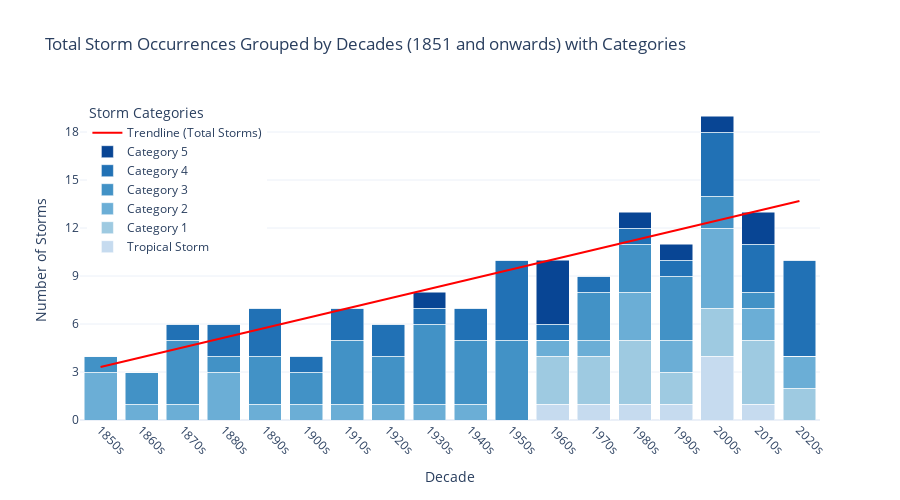

This figure's notebook cell:
### Markdown cell above
# 2. CREATING VISUALS - THESE GRAPHS WERE CREATED ORIGINALLY (SEE LAST SECTION) BY ME AND MODIFIED BELOW USING CHATGPT TO GET SPECIFIC GRAPH STYLES FROM THE PYTHON GRAPHS LIBRARY, COMBINES VARIOUS GRPAHS INTO 1 AND TO MAKE THEM INTERACTIVE.

### Code cell
# PLOTTING FREQUENCY OF STORM OCCURRENCES BY STORM CATGORIES THROUGHOUT THE DECADES - - INTERACTIVE GRAPH 

hurricane_data['Decade'] = (hurricane_data['Year'] // 10) * 10
category_counts = hurricane_data.groupby(['Decade', 'Category']).size().unstack(fill_value=0)

# Group into Decades and define categories
decades = category_counts.index
categories = ['Tropical Storm', 'Category 1', 'Category 2', 'Category 3', 'Category 4', 'Category 5']

# Reorder the columns of category_counts based on the specified order
category_counts = category_counts.reindex(columns=categories, fill_value=0)

# Calculate total occurrences per decade for the trendline
total_occurrences = category_counts.sum(axis=1)

# Fit a linear regression line (trendline)
z = np.polyfit(decades, total_occurrences, 1)  # Degree 1 for a linear trend
p = np.poly1d(z)
trendline = p(decades)

# Define colors from lightest to darkest
colors = ['#c6dbef', '#9ecae1', '#6baed6', '#4292c6', '#2171b5', '#084594']

bar_traces = []
for i, category in enumerate(categories):
    bar_traces.append(
        go.Bar(
            x=decades,
            y=category_counts[category],
            name=category,
            marker=dict(color=colors[i]),
            hovertemplate=f'Decade: %{{x}}<br>Count: %{{y}}<extra>{category}</extra>',
        )
    )

# Adding the trendline 
trendline_trace = go.Scatter(
    x=decades,
    y=trendline,
    mode='lines',
    name='Trendline (Total Storms)',
    line=dict(color='red', width=2),
    hovertemplate='Decade: %{x}<br>Trend: %{y:.2f}<extra></extra>',
)

# Defining y-axis tick values for increments of 3
max_y = max(total_occurrences)
y_ticks = list(range(0, int(max_y) + 4, 3))  

# Plot the layout
layout = go.Layout(
    title='Total Storm Occurrences Grouped by Decades (1851 and onwards) with Categories',
    xaxis=dict(
        title='Decade',
        tickvals=decades,
        ticktext=[f"{decade}s" for decade in decades],
        tickangle=45,  # Rotate tick labels for better spacing
    ),
    yaxis=dict(
        title='Number of Storms',
        tickvals=y_ticks,  # Set the tick values to increments of 3
    ),
    height=500,  # Increase height to add spacing between y-axis ticks
    barmode='stack',  # Stack the bars
    legend=dict(x=0.01, y=1, title='Storm Categories'),
    template='plotly_white'
)

# Show the interactive plot
fig = go.Figure(data=bar_traces + [trendline_trace], layout=layout)
fig.show()

### Figure 1 — Plotly figure (JSON) as saved in the notebook; plotly's stock layout.template omitted (floating-point values rounded to 4 significant figures)
{"data": [{"hovertemplate": "Decade: %{x}<br>Count: %{y}<extra>Tropical Storm</extra>", "marker": {"color": "#c6dbef"}, "name": "Tropical Storm", "type": "bar", "x": [1850, 1860, 1870, 1880, 1890, 1900, 1910, 1920, 1930, 1940, 1950, 1960, 1970, 1980, 1990, 2000, 2010, 2020], "y": [0, 0, 0, 0, 0, 0, 0, 0, 0, 0, 0, 1, 1, 1, 1, 4, 1, 0]}, {"hovertemplate": "Decade: %{x}<br>Count: %{y}<extra>Category 1</extra>", "marker": {"color": "#9ecae1"}, "name": "Category 1", "type": "bar", "x": [1850, 1860, 1870, 1880, 1890, 1900, 1910, 1920, 1930, 1940, 1950, 1960, 1970, 1980, 1990, 2000, 2010, 2020], "y": [0, 0, 0, 0, 0, 0, 0, 0, 0, 0, 0, 3, 3, 4, 2, 3, 4, 2]}, {"hovertemplate": "Decade: %{x}<br>Count: %{y}<extra>Category 2</extra>", "marker": {"color": "#6baed6"}, "name": "Category 2", "type": "bar", "x": [1850, 1860, 1870, 1880, 1890, 1900, 1910, 1920, 1930, 1940, 1950, 1960, 1970, 1980, 1990, 2000, 2010, 2020], "y": [3, 1, 1, 3, 1, 1, 1, 1, 1, 1, 0, 1, 1, 3, 2, 5, 2, 2]}, {"hovertemplate": "Decade: %{x}<br>Count: %{y}<extra>Category 3</extra>", "marker": {"color": "#4292c6"}, "name": "Category 3", "type": "bar", "x": [1850, 1860, 1870, 1880, 1890, 1900, 1910, 1920, 1930, 1940, 1950, 1960, 1970, 1980, 1990, 2000, 2010, 2020], "y": [1, 2, 4, 1, 3, 2, 4, 3, 5, 4, 5, 0, 3, 3, 4, 2, 1, 0]}, {"hovertemplate": "Decade: %{x}<br>Count: %{y}<extra>Category 4</extra>", "marker": {"color": "#2171b5"}, "name": "Category 4", "type": "bar", "x": [1850, 1860, 1870, 1880, 1890, 1900, 1910, 1920, 1930, 1940, 1950, 1960, 1970, 1980, 1990, 2000, 2010, 2020], "y": [0, 0, 1, 2, 3, 1, 2, 2, 1, 2, 5, 1, 1, 1, 1, 4, 3, 6]}, {"hovertemplate": "Decade: %{x}<br>Count: %{y}<extra>Category 5</extra>", "marker": {"color": "#084594"}, "name": "Category 5", "type": "bar", "x": [1850, 1860, 1870, 1880, 1890, 1900, 1910, 1920, 1930, 1940, 1950, 1960, 1970, 1980, 1990, 2000, 2010, 2020], "y": [0, 0, 0, 0, 0, 0, 0, 0, 1, 0, 0, 4, 0, 1, 1, 1, 2, 0]}, {"hovertemplate": "Decade: %{x}<br>Trend: %{y:.2f}<extra></extra>", "line": {"color": "red", "width": 2}, "mode": "lines", "name": "Trendline (Total Storms)", "type": "scatter", "x": [1850, 1860, 1870, 1880, 1890, 1900, 1910, 1920, 1930, 1940, 1950, 1960, 1970, 1980, 1990, 2000, 2010, 2020], "y": [3.316, 3.926, 4.536, 5.146, 5.755, 6.365, 6.975, 7.585, 8.195, 8.805, 9.415, 10.02, 10.63, 11.24, 11.85, 12.46, 13.07, 13.68]}], "layout": {"barmode": "stack", "height": 500, "legend": {"title": {"text": "Storm Categories"}, "x": 0.01, "y": 1}, "title": {"text": "Total Storm Occurrences Grouped by Decades (1851 and onwards) with Categories"}, "xaxis": {"tickangle": 45, "ticktext": ["1850s", "1860s", "1870s", "1880s", "1890s", "1900s", "1910s", "1920s", "1930s", "1940s", "1950s", "1960s", "1970s", "1980s", "1990s", "2000s", "2010s", "2020s"], "tickvals": [1850, 1860, 1870, 1880, 1890, 1900, 1910, 1920, 1930, 1940, 1950, 1960, 1970, 1980, 1990, 2000, 2010, 2020], "title": {"text": "Decade"}}, "yaxis": {"tickvals": [0, 3, 6, 9, 12, 15, 18, 21], "title": {"text": "Number of Storms"}}}}
